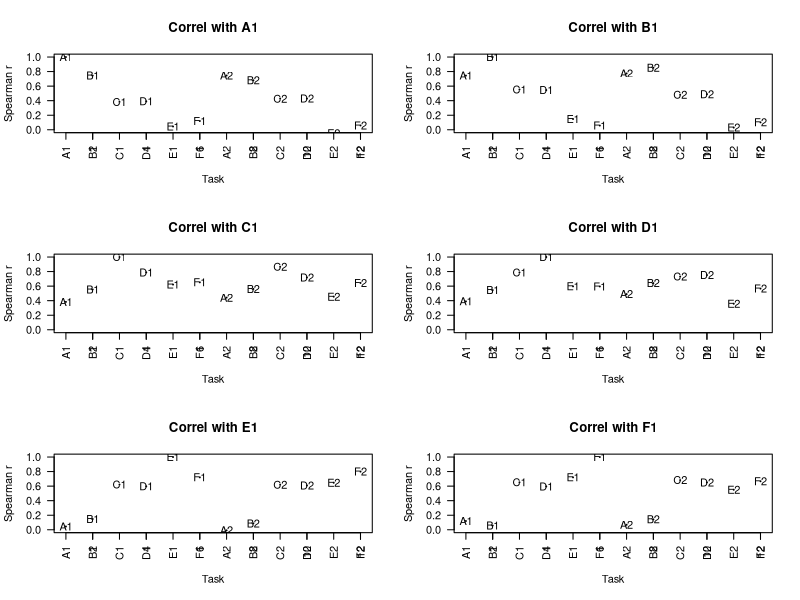
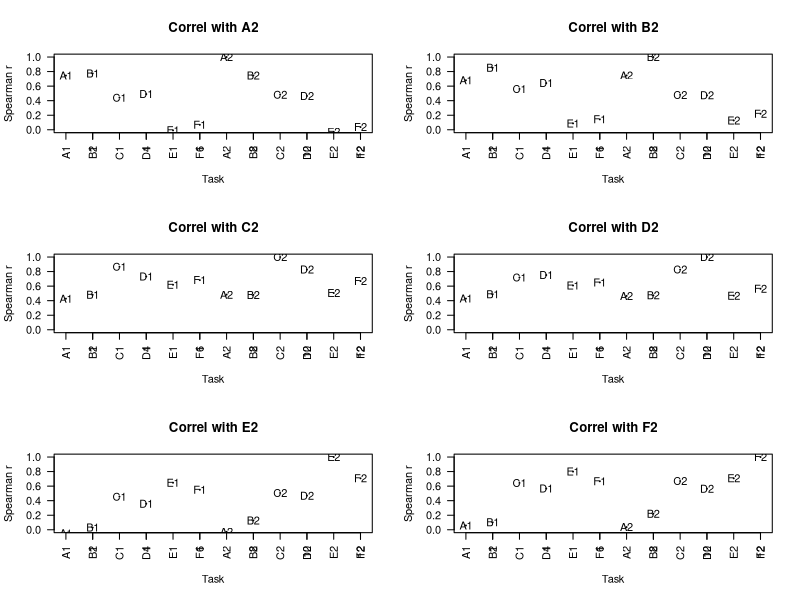

Write the R code that produced these figures, in order.
#Simulating LI data to check on correlation patterns
#This version runs the simulation many times to check the confidence interval around correlations
#Started DVM Bishop, 25th October 2017


library(Hmisc) #for correlations


##########################################################################
#check how many combinations of possible tasks 
#(This is separate from rest of script -just to confirm how many possibilities)
x=1:6  #N tasks
m=4  #N tasks that each person does
allcombo<-combn(x, m, FUN = NULL) #To see all combinations
ncombo<-ncol(allcombo)
##########################################################################

myN<-30 #specify N subjects for each sample
bigN<-10000 #specify size of population to sample from
partialtest<-0 #each person does one of the combinations above
#(set to zero if each person does all tests)

##########################################################################
#Generate bigN random normal deviates :these simulate frontal and for posterior bias
#These corresponding to the underlying, unmeasured laterality bias for bigN people in the population
#Usually we'd have mean 0 and SD 1, but I've specified mean 1 and SD 1 for both posterior and frontal, 
#to reflect population bias to L
#This won't affect correlations but may be useful later on if we want to simulate means for different tasks
#Or if we want to simulate situation with different degrees of bias.


frontL<-rnorm(bigN,1,1) #laterality distribution frontal
postL<-rnorm(bigN,1,1) #laterality distribution posterior - independent in this case from frontL
##########################################################################

#Each task now specified as a weighted sum of frontL, postL, and error term.

#First, create blank dataframe with NAs to hold simulated data for bigN cases
alltask<-data.frame(matrix(rep(NA,bigN*12),nrow=bigN) )
mylabel=c('A1','B1','C1','D1','E1','F1','A2','B2','C2','D2','E2','F2')
colnames(alltask)<-mylabel

#Next specify the weightings and error for each task - can change these.
#We will assume we have 2 tasks predominantly frontal, 2 predom posterior and 2 equal
#For each type of task, one has a bigger error term and one smaller
#NB all these options can be altered.

#mywts has one col per task; row 1 is front wt, row 2 is post wt, row 3 is error
#these are set to sum to one.

mywts<-matrix(c(.7,.7,.35,.35,0,0,
                0,.0,.35,.35,.7,.7,
                .3,.3,.3,.3,.3,.3),byrow=TRUE,nrow=3)

#We now use these weights to simulate data for 2 runs with each task
thiscol<-0 #zero the counter for columns
for (j in 1:2){
  for (i in 1:6){
    thiscol<-thiscol+1 #increment to next column
    alltask[,thiscol]<-mywts[1,i]*frontL+mywts[2,i]*postL+mywts[3,i]*rnorm(bigN,0,1)
  }
}

nrun<-1000 #N runs of simulation
#create dataframe to hold all the correlations, so we can see how variable from run to run
allr<-data.frame(matrix(rep(NA,nrun*66),nrow=nrun) )
colnames(allr)<-c('A1.B1','A1.C1','A1.D1','A1.E1','A1.F1',
                  'A1.A2','A1.B2','A1.C2','A1.D2','A1.E2','A1.F2',
                  'B1.C1','B1.D1','B1.E1','B1.F1',
                  'B1.A2','B1.B2','B1.C2','B1.D2','B1.E2','B1.F2',
                  'C1.D1','C1.E1','C1.F1',
                  'C1.A2','C1.B2','C1.C2','C1.D2','C1.E2','C1.F2',
                  'D1.E1','D1.F1',
                  'D1.A2','D1.B2','D1.C2','D1.D2','D1.E2','D1.F2',
                  'E1.F1',
                  'E1.A2','E1.B2','E1.C2','E1.D2','E1.E2','E1.F2',
                  'F1.A2','F1.B2','F1.C2','F1.D2','F1.E2','F1.F2',
                  'A2.B2','A2.C2','A2.D2','A2.E2','A2.F2',
                  'B2.C2','B2.D2','B2.E2','B2.F2',
                  'C2.D2','C2.E2','C2.F2',
                  'D2.E2','D2.F2',
                  'E2.F2')

for (j in 1:nrun)
{
  #Now sample myN cases from the population
  alltask.N<-alltask[sample(bigN,myN),]
  
  #Now substitute NA for tasks that were not done
  if(partialtest==1){
    mycount<-0
    for (k in 1:myN){
      mycount<-mycount+1
      if(mycount>ncombo){mycount<-1}
      thiscombo<-c(allcombo[,mycount],6+allcombo[,mycount]) #same tests time 1 and 2
      alltask.N[k,-thiscombo]<-NA
    }
  }
  #Now compute Spearman correlations between tasks within our sample
  #Hmisc package has options for Spearman/Pearson. They will be v similar for normal data
  #but later if we want to simulate non-normal data, we will need spearman.
  mycorrs<-rcorr(as.matrix(alltask.N), type="spearman") 
  mycorrs<-mycorrs$r #we just want the correlations and not the p-values that rcorr generates
  mycorrs<-data.frame(mycorrs)
  allr[j,]<-c(mycorrs[1,2:12],mycorrs[2,3:12],mycorrs[3,4:12],mycorrs[4,5:12],mycorrs[5,6:12],
              mycorrs[6,7:12],mycorrs[7,8:12],mycorrs[8,9:12],mycorrs[9,10:12],mycorrs[10,11:12],mycorrs[11,12])
}

#just save and plot the last one
mycorrs<-cbind(1:12,mycorrs) #add a serial set of numbers so we can plot easily
colnames(mycorrs)<-c('X',mylabel)
par( mfrow = c( 3, 2 ) )
for (i in 2:13){
  mytitle<-paste('Correl with',colnames(mycorrs[i]))
  label2<-mylabel
  thislabel<-paste0(mylabel,colnames(mycorrs[i]))
  par(las=2)
  plot(mycorrs[,1],mycorrs[,i],main=mytitle,type='p',
       xlab='Task',ylab='Spearman r',cex=.1,ylim=c(0,1))
  axis(1, at=1:12, labels=mylabel)
  
  text(mycorrs[,1],mycorrs[,i],
       label=mylabel)
}


#create data frame to hold summary data
rsummary<-data.frame(matrix(rep(NA,66*4),nrow=66) )
colnames(rsummary)<-c('Tests','Mean.r','lower95CI','upper95CI')
rsummary[,1]<-colnames(allr)
rsummary[,2]<-apply(allr,2,mean)#mean correlation
for (i in 1:66){
  rsummary[i,3]<-quantile(allr[,i],.05,na.rm=TRUE)
  rsummary[i,4]<-quantile(allr[,i],.95,na.rm=TRUE)
}

#write the summary data to file with filename
filename<-'N30_tested_on_4.csv'
write.csv(rsummary, filename)
